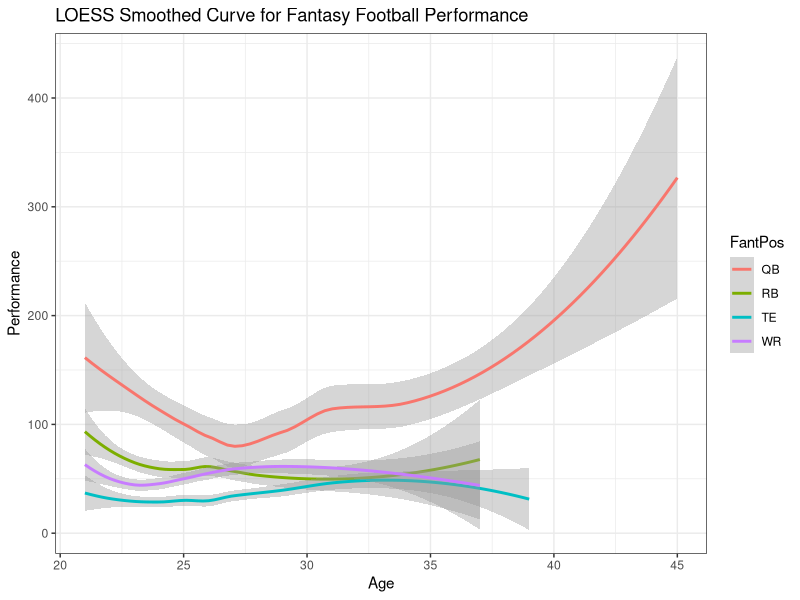

Recreate this plot in R. (Note: this script raises an error after producing the figure.)
library(dplyr)
library(ggplot2)
library(gridExtra)
library(knitr)

### Visualization of all positions ### 
fantasy = read.csv("fantasyFootball.csv")

ggplot(fantasy, aes(y = Performance, x = Age, group = FantPos)) + 
  geom_smooth(aes(color = FantPos), method = 'loess') +
  theme_bw() + 
  ggtitle("LOESS Smoothed Curve for Fantasy Football Performance")

ggplot(fantasy, aes(y = logPerformance, x = Age, group = FantPos)) + 
  geom_smooth(aes(color = FantPos), method = 'loess') +
  theme_bw() + 
  ggtitle("LOESS Smoothed Curve for Fantasy Football Performance")

### Creating sample of 20 players ###
set.seed(11032023)

fantasy_sample = fantasy[fantasy$Player %in% slice_sample(fantasy, n = 20)$Player, ] %>%
  arrange(Player)

### Spaghetti plot ###
#png()
ggplot(fantasy_sample, aes(y = Performance, x = Age, group = Player)) +
  geom_point() +
  geom_line() + 
  theme_bw() + 
  ggtitle("Performance of random sample of 20 players over age ")
#dev.off()



### Count of players in each position in the random sample above ###
table(fantasy_sample$FantPos)

### Random sample, 20 from each position ###
sample = fantasy[fantasy$Player %in% slice_sample(fantasy, n = 20, by = FantPos)$Player, ] %>%
  arrange(Player)




### Visualization -- Running backs ###
RB = sample %>% filter(FantPos == "RB")

RB_smooth = ggplot(RB, aes(y = Performance, x = Age)) + 
  geom_smooth(method = 'loess') +
  theme_bw() + 
  ggtitle("LOESS RB trajectory over age")

RB_spah = ggplot(RB, aes(y = Performance, x = Age, group = Player)) +
  geom_point() +
  geom_line() + 
  theme_bw() + 
  ggtitle("Performance of 20 RB's over age ")




### Visualization -- Quarterbacks ###
QB = sample %>% filter(FantPos == "QB")

QB_smooth = ggplot(QB, aes(y = Performance, x = Age)) + 
  geom_smooth(method = 'loess') +
  theme_bw() +
  ggtitle("LOESS QB trajectory over age")

QB_spagh = ggplot(QB, aes(y = Performance, x = Age, group = Player)) +
  geom_point() +
  geom_line() + 
  theme_bw() + 
  ggtitle("Performance of 20 QB's over age ") 




### Visualization -- Tight End ###
TE = sample %>% filter(FantPos == "TE")

TE_smooth = ggplot(TE, aes(y = Performance, x = Age)) + 
  geom_smooth(method = 'loess') +
  theme_bw() +
  ggtitle("LOESS TE trajectory over age")

TE_spagh = ggplot(TE, aes(y = Performance, x = Age, group = Player)) +
  geom_point() +
  geom_line() + 
  theme_bw() + 
  ggtitle("Performance of 20 TE's over age ")




### Visualization -- WIde Receiver ###
WR = sample %>% filter(FantPos == "WR")

WR_smooth = ggplot(RB, aes(y = Performance, x = Age)) + 
  geom_smooth(method = 'loess') +
  theme_bw() +
  ggtitle("LOESS WR trajectory over age")

WR_spagh = ggplot(WR, aes(y = Performance, x = Age, group = Player)) +
  geom_point() +
  geom_line() + 
  theme_bw() + 
  ggtitle("Performance of 20 WR's over age ")




### Filtered Visualization ### 
fantasy = fantasy %>% group_by(Player) %>% mutate(maxAge = max(Age), 
                                                  minAge = min(Age))

fantasy_28 = fantasy %>% filter(maxAge > 28) %>% filter(minAge < 28)

fantasy_28 = fantasy_28 %>% ungroup()

set.seed(11032023)

fantasy_28_sample = fantasy_28[fantasy_28$Player %in% slice_sample(fantasy_28, n = 20)$Player, ] %>%
  arrange(Player)

### Spaghetti plot ###

#png()
ggplot(fantasy_28_sample, aes(y = Performance, x = Age, group = Player)) +
  geom_point() +
  geom_line() + 
  theme_bw() + 
  ggtitle("Performance of 20 players within target age range") +
  labs(caption = "Target age range is players who played in the NFL before and after they turned 28.")
#dev.off()



### Descriptive statistics, grouped ###
summary_table <- fantasy %>%
  group_by(FantPos) %>%
  summarize(
    Age = paste(round(mean(Age, na.rm = TRUE), 2), " (", round(sd(Age, na.rm = TRUE), 2), ")"),
    Rank = paste(round(mean(Rk, na.rm = TRUE), 2), " (", round(sd(Rk, na.rm = TRUE), 2), ")"),
    Performance = paste(round(mean(Performance, na.rm = TRUE), 2), " (", round(sd(Performance, na.rm = TRUE), 2), ")")
  )

transposed_summary_table <- as.data.frame(t(summary_table))
colnames(transposed_summary_table) <- paste(transposed_summary_table[1, ], "(N, Mean (SD))")
transposed_summary_table <- transposed_summary_table[-1, ]

transposed_summary_table %>%
  kable()



### Checking normality of response ###
#png()
hist(fantasy$Performance, main = "Distribution of Performance from 2017 to 2023", xlab = "Performance") 
#dev.off()
